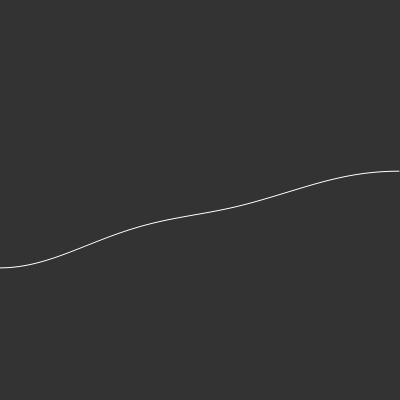
Frame 1 (no input)
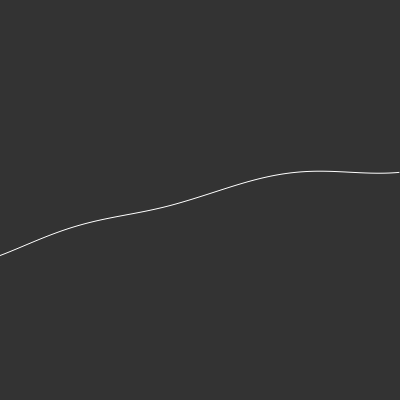
Frame 60 (no input)
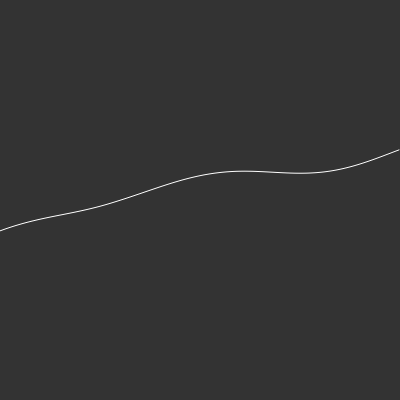
Frame 120 (the mouse pressed at the canvas centre since frame 60)

The p5.js sketch that drew these frames (run headless with seeded random() and noise() and a simulated clock; from frame 60 on, the mouse is pressed at the canvas centre):

// p5.js sketch
// ── sketch.js
var inc = 0.001;
var start = 0 ;


function setup() {
  createCanvas(400,400);
}

function draw() {
  background(51);
  stroke(255);
  noFill();
  
  var xoff = start;
  
  beginShape();
  for ( var x = 0; x<width;x++){
   stroke(255);
   var y = noise(xoff)*height;
   vertex(x,y);
   xoff+=inc;
  }
  endShape();
  
  start+= inc;
  inc+=0.000001;
  
 
}
